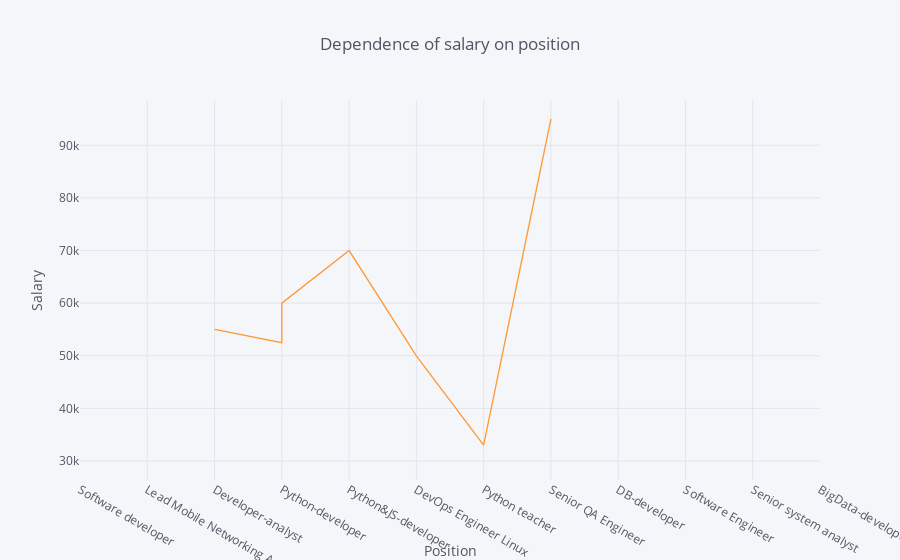

Write notebook code for a chart like this one.
### Code cell
Frame.iplot(
    x='title',
    y='compensation',
    # Указываем категорию
    xTitle='Position',
    yTitle='Salary',
    title='Dependence of salary on position')

### Figure 1 — Plotly figure (JSON) as saved in the notebook; plotly's stock layout.template omitted (floating-point values rounded to 4 significant figures)
{"data": [{"line": {"color": "rgba(255, 153, 51, 1.0)", "dash": "solid", "shape": "linear", "width": 1.3}, "mode": "lines", "name": "compensation", "text": "", "type": "scatter", "uid": "1867351d-2b6a-4ce6-a548-838ed1ba8b3e", "x": ["Software developer", "Lead Mobile Networking Architect", "Developer-analyst", "Python-developer", "Python-developer", "Python&JS-developer", "DevOps Engineer Linux", "Python teacher", "Senior QA Engineer", "DB-developer", "Software Engineer", "Senior system analyst", "DB-developer", "BigData-developer"], "y": [30000, "", 55000, 52500, 60000, 70000, 50000, 33000, 95000, "", "", "", "", ""]}], "layout": {"legend": {"bgcolor": "#F5F6F9", "font": {"color": "#4D5663"}}, "paper_bgcolor": "#F5F6F9", "plot_bgcolor": "#F5F6F9", "title": {"font": {"color": "#4D5663"}, "text": "Dependence of salary on position"}, "xaxis": {"gridcolor": "#E1E5ED", "showgrid": true, "tickfont": {"color": "#4D5663"}, "title": {"font": {"color": "#4D5663"}, "text": "Position"}, "zerolinecolor": "#E1E5ED"}, "yaxis": {"gridcolor": "#E1E5ED", "showgrid": true, "tickfont": {"color": "#4D5663"}, "title": {"font": {"color": "#4D5663"}, "text": "Salary"}, "zerolinecolor": "#E1E5ED"}}}
